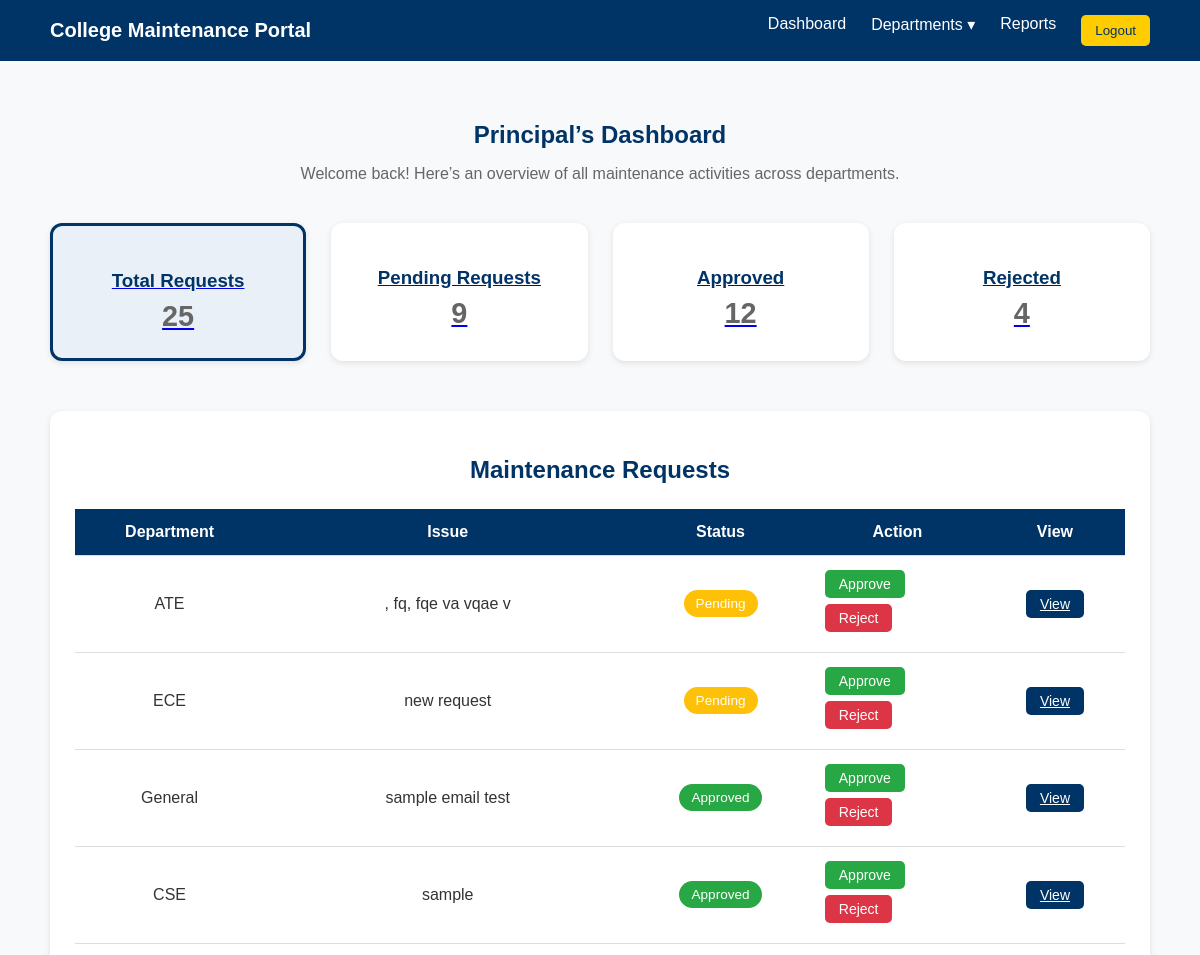
Before: /admin-dashboard/ (signed in, upper part) with the older database file.
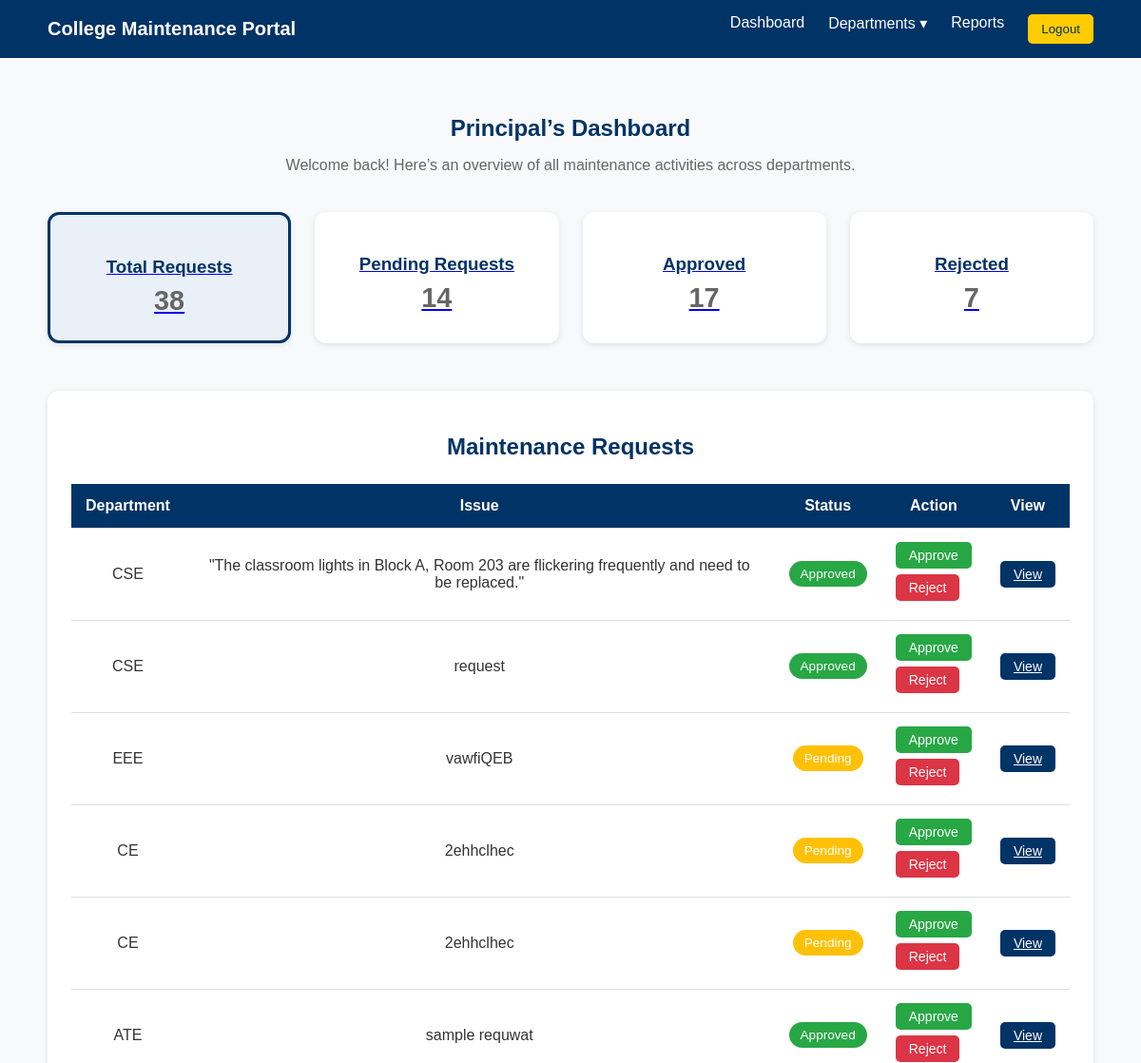
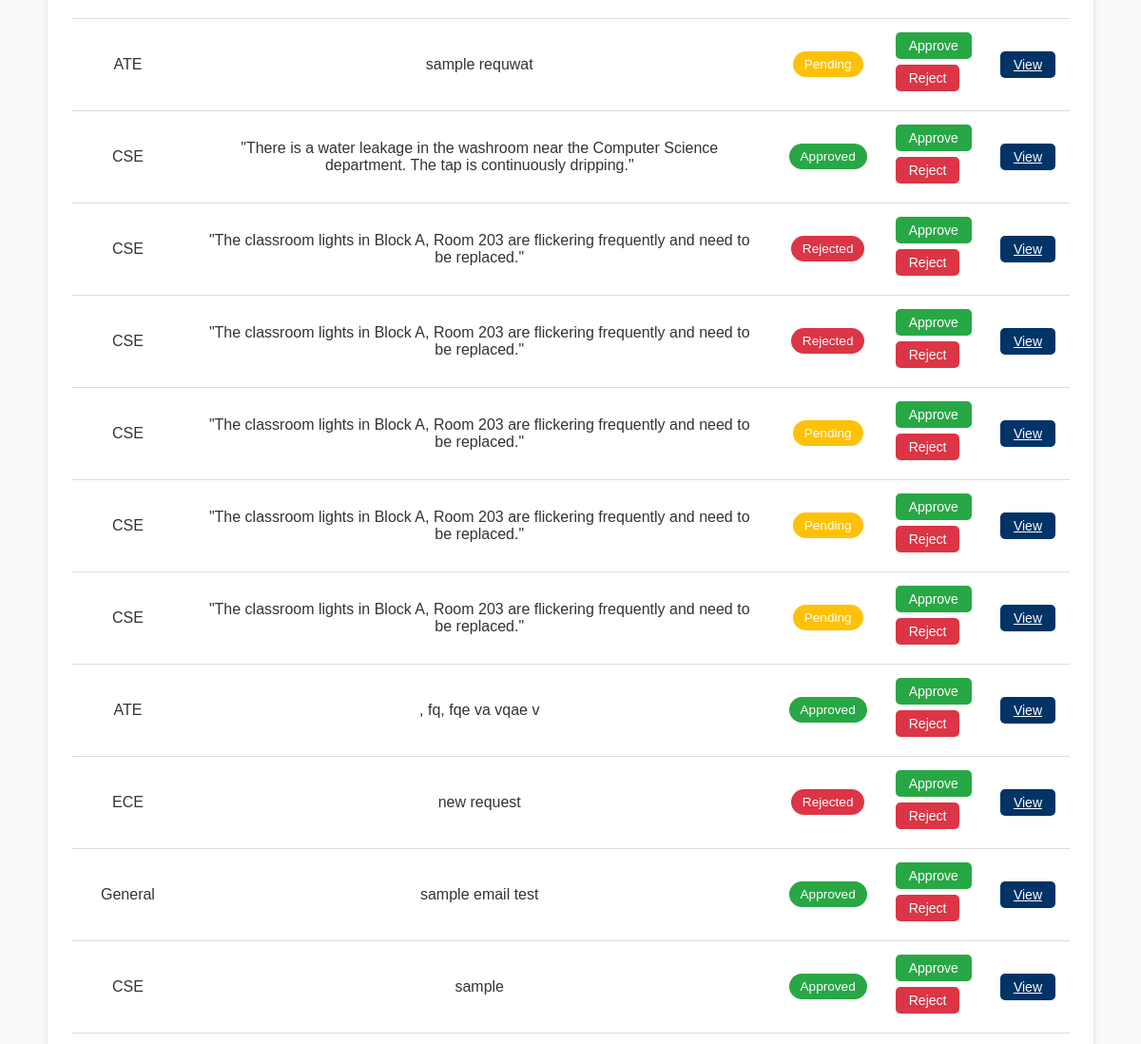
After: the same page with the newer database file (2 pictures, top to bottom).
### maintenance_app/models.py (models this page shows, shortened)
class MaintenanceRequest(models.Model):
    STATUS_CHOICES = [('Pending','Pending'),('Approved','Approved'),('Rejected','Rejected'),('Completed','Completed'),]
    hod = models.ForeignKey(User, on_delete=models.CASCADE)
    branch = models.CharField(max_length=100)
    title = models.CharField(max_length=150)
    lab_name = models.CharField(max_length=100)
    description = models.TextField()
    date_submitted = models.DateTimeField(auto_now_add=True)
    status = models.CharField(max_length=20, choices=STATUS_CHOICES, default='Pending')
    admin_remark = models.TextField(blank=True, null=True)
    updated_at = models.DateTimeField(auto_now=True)
    selected_items = models.TextField(blank=True, null=True)
    total_amount = models.DecimalField(max_digits=12, decimal_places=2, default=0.00)

### maintenance_app/views.py (the view)
# urls.py: path('admin-dashboard/', views.admin_dashboard, name='admin_dashboard'),
@never_cache
@login_required
@user_passes_test(is_admin)
def admin_dashboard(request):
    status_filter = request.GET.get('status')
    department_filter = request.GET.get('department')
    requests_qs = MaintenanceRequest.objects.order_by('-date_submitted')
    if status_filter:
        requests_qs = requests_qs.filter(status=status_filter)
    if department_filter:
        requests_qs = requests_qs.filter(branch=department_filter)
    total = MaintenanceRequest.objects.count()
    pending = MaintenanceRequest.objects.filter(status='Pending').count()
    approved = MaintenanceRequest.objects.filter(status='Approved').count()
    rejected = MaintenanceRequest.objects.filter(status='Rejected').count()
    departments = MaintenanceRequest.objects.values_list('branch', flat=True).distinct()
    context = {
        'requests': requests_qs,
        'total': total,
        'pending': pending,
        'approved': approved,
        'rejected': rejected,
        'departments': departments,
        'status_filter': status_filter,
        'department_filter': department_filter,
    }
    return render(request, 'admin_dashboard.html', context)

### maintenance_app/views.py (called while the page is built)
def is_admin(user):
    try:
        return user.profile.role in ['ADMIN', 'PRINCIPAL']
    except Exception:
        return user.is_superuser

### maintenance_app/templates/admin_dashboard.html (shortened to what this page needs)
<!DOCTYPE html>
<html lang="en">
<head>
  {% load static %}
  <link rel="stylesheet" href="{% static 'css/admin.css' %}">
</head>
<body>
<header>
  <nav class="navbar">
    <div class="logo">College Maintenance Portal</div>
    <ul class="nav-links">
      <li><a href="{% url 'admin_dashboard' %}">Dashboard</a></li>
<li class="dropdown-container">
  <a id="deptLink">Departments ▾</a>
</li>
      <li><a href="#table">Reports</a></li>
      <li>
        <form method="post" action="{% url 'logout' %}">
          <button class="logout-btn">Logout</button>
        </form>
      </li>
    </ul>
  </nav>
</header>
<section class="dashboard">
  <h1>Principal’s Dashboard</h1>
  <p>Welcome back! Here’s an overview of all maintenance activities across departments.</p>
  <div class="cards">
    <a href="{% url 'admin_dashboard' %}" class="card {% if not status_filter %}active{% endif %}">
      <h3>Total Requests</h3><p>{{ total }}</p>
    </a>
    <a href="?status=Pending" class="card {% if status_filter == 'Pending' %}active{% endif %}">
      <h3>Pending Requests</h3><p>{{ pending }}</p>
    </a>
    <a href="?status=Approved" class="card {% if status_filter == 'Approved' %}active{% endif %}">
      <h3>Approved</h3><p>{{ approved }}</p>
    </a>
    <a href="?status=Rejected" class="card {% if status_filter == 'Rejected' %}active{% endif %}">
      <h3>Rejected</h3><p>{{ rejected }}</p>
    </a>
  </div>
  <div class="table-section" id="table">
    <h2>Maintenance Requests</h2>
    {% if requests %}
    <table>
      <thead>
        <tr>
          <th>Department</th>
          <th>Issue</th>
          <th>Status</th>
          <th>Action</th>
          <th>View</th>
        </tr>
      </thead>
      <tbody>
        {% for r in requests %}
        <tr>
          <td>{{ r.branch }}</td>
          <td>{{ r.title }}</td>
          <td><span class="status {{ r.status }}">{{ r.status }}</span></td>
          <td>
            <form method="post" action="{% url 'approve_request' r.pk %}" class="d-inline">
              <button class="btn-action" style="background:#28a745;">Approve</button>
            </form>
            <form method="post" action="{% url 'reject_request' r.pk %}" class="d-inline">
              <button class="btn-action" style="background:#dc3545;">Reject</button>
            </form>
          </td>
          <td><a href="{% url 'request_detail' r.pk %}" class="btn-action">View</a></td>
        </tr>
        {% endfor %}
      </tbody>
    </table>
    {% else %}
    <p class="text-muted text-center">No maintenance requests available.</p>
    {% endif %}
  </div>
</section>
</body>
</html>

Changed rows visible on the page:
added MaintenanceRequest: branch "CSE", title "\"The classroom lights in Block A, Room 203 are flickering frequently and need to be replaced.\"", status "Approved"
added MaintenanceRequest: branch "CSE", title "request", status "Approved"
added MaintenanceRequest: branch "EEE", title "vawfiQEB", status "Pending"
added MaintenanceRequest: branch "CE", title "2ehhclhec", status "Pending"
added MaintenanceRequest: branch "CE", title "2ehhclhec", status "Pending"
added MaintenanceRequest: branch "ATE", title "sample requwat", status "Approved"
added MaintenanceRequest: branch "ATE", title "sample requwat", status "Pending"
added MaintenanceRequest: branch "CSE", title "\"There is a water leakage in the washroom near the Computer Science department. The tap is continuously dripping.\"", status "Approved"
added MaintenanceRequest: branch "CSE", title "\"The classroom lights in Block A, Room 203 are flickering frequently and need to be replaced.\"", status "Rejected"
added MaintenanceRequest: branch "CSE", title "\"The classroom lights in Block A, Room 203 are flickering frequently and need to be replaced.\"", status "Rejected"
added MaintenanceRequest: branch "CSE", title "\"The classroom lights in Block A, Room 203 are flickering frequently and need to be replaced.\"", status "Pending"
added MaintenanceRequest: branch "CSE", title "\"The classroom lights in Block A, Room 203 are flickering frequently and need to be replaced.\"", status "Pending"
added MaintenanceRequest: branch "CSE", title "\"The classroom lights in Block A, Room 203 are flickering frequently and need to be replaced.\"", status "Pending"
changed MaintenanceRequest ", fq, fqe va vqae v": status "Pending" → "Approved"
changed MaintenanceRequest "ECE": status "Pending" → "Rejected"
Other visible differences:
{{ total }}: "25" → "38"
{{ pending }}: "9" → "14"
{{ approved }}: "12" → "17"
{{ rejected }}: "4" → "7"
